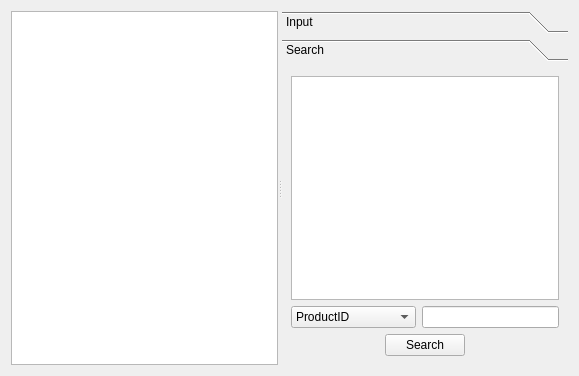
<?xml version="1.0" encoding="UTF-8"?>
<ui version="4.0">
 <class>ProductManager</class>
 <widget class="QWidget" name="ProductManager">
  <property name="geometry">
   <rect>
    <x>0</x>
    <y>0</y>
    <width>579</width>
    <height>376</height>
   </rect>
  </property>
  <property name="windowTitle">
   <string>Form</string>
  </property>
  <layout class="QHBoxLayout" name="horizontalLayout_2">
   <item>
    <widget class="QSplitter" name="splitter">
     <property name="orientation">
      <enum>Qt::Horizontal</enum>
     </property>
     <widget class="QTableView" name="tableView"/>
     <widget class="QToolBox" name="toolBox">
      <property name="currentIndex">
       <number>1</number>
      </property>
      <widget class="QWidget" name="InputPage">
       <property name="geometry">
        <rect>
         <x>0</x>
         <y>0</y>
         <width>326</width>
         <height>316</height>
        </rect>
       </property>
       <attribute name="label">
        <string>Input</string>
       </attribute>
       <layout class="QVBoxLayout" name="verticalLayout">
        <item>
         <layout class="QFormLayout" name="formLayout">
          <item row="0" column="0">
           <widget class="QLabel" name="label">
            <property name="text">
             <string>ProductID</string>
            </property>
           </widget>
          </item>
          <item row="1" column="0">
           <widget class="QLabel" name="label_2">
            <property name="text">
             <string>ProductName</string>
            </property>
           </widget>
          </item>
          <item row="2" column="0">
           <widget class="QLabel" name="label_3">
            <property name="text">
             <string>ProductCompany</string>
            </property>
           </widget>
          </item>
          <item row="3" column="0">
           <widget class="QLabel" name="label_4">
            <property name="text">
             <string>ProductPrice</string>
            </property>
           </widget>
          </item>
          <item row="0" column="1">
           <widget class="QLineEdit" name="PIDLineEdit">
            <property name="readOnly">
             <bool>true</bool>
            </property>
           </widget>
          </item>
          <item row="1" column="1">
           <widget class="QLineEdit" name="PNameLineEdit"/>
          </item>
          <item row="2" column="1">
           <widget class="QLineEdit" name="PCompanyLineEdit"/>
          </item>
          <item row="3" column="1">
           <widget class="QLineEdit" name="PPriceLineEdit"/>
          </item>
         </layout>
        </item>
        <item>
         <spacer name="verticalSpacer">
          <property name="orientation">
           <enum>Qt::Vertical</enum>
          </property>
          <property name="sizeHint" stdset="0">
           <size>
            <width>20</width>
            <height>169</height>
           </size>
          </property>
         </spacer>
        </item>
        <item>
         <layout class="QHBoxLayout" name="horizontalLayout_5">
          <item>
           <widget class="QLineEdit" name="RecentLineEdit"/>
          </item>
          <item>
           <widget class="QPushButton" name="RecentButton">
            <property name="text">
             <string>Recent</string>
            </property>
           </widget>
          </item>
         </layout>
        </item>
        <item>
         <layout class="QHBoxLayout" name="horizontalLayout">
          <item>
           <spacer name="horizontalSpacer">
            <property name="orientation">
             <enum>Qt::Horizontal</enum>
            </property>
            <property name="sizeHint" stdset="0">
             <size>
              <width>40</width>
              <height>20</height>
             </size>
            </property>
           </spacer>
          </item>
          <item>
           <widget class="QPushButton" name="InputButton">
            <property name="text">
             <string>Input</string>
            </property>
           </widget>
          </item>
          <item>
           <widget class="QPushButton" name="CancelButton">
            <property name="text">
             <string>Cancel</string>
            </property>
           </widget>
          </item>
          <item>
           <widget class="QPushButton" name="ModifyButton">
            <property name="text">
             <string>Modify</string>
            </property>
           </widget>
          </item>
          <item>
           <spacer name="horizontalSpacer_2">
            <property name="orientation">
             <enum>Qt::Horizontal</enum>
            </property>
            <property name="sizeHint" stdset="0">
             <size>
              <width>40</width>
              <height>20</height>
             </size>
            </property>
           </spacer>
          </item>
         </layout>
        </item>
       </layout>
      </widget>
      <widget class="QWidget" name="SearchPage">
       <property name="geometry">
        <rect>
         <x>0</x>
         <y>0</y>
         <width>326</width>
         <height>316</height>
        </rect>
       </property>
       <attribute name="label">
        <string>Search</string>
       </attribute>
       <layout class="QVBoxLayout" name="verticalLayout_2">
        <item>
         <widget class="QTableView" name="TBSearchView"/>
        </item>
        <item>
         <layout class="QHBoxLayout" name="horizontalLayout_4">
          <item>
           <widget class="QComboBox" name="SearchComboBox">
            <item>
             <property name="text">
              <string>ProductID</string>
             </property>
            </item>
            <item>
             <property name="text">
              <string>ProductName</string>
             </property>
            </item>
            <item>
             <property name="text">
              <string>ProductCompany</string>
             </property>
            </item>
            <item>
             <property name="text">
              <string>ProductPrice</string>
             </property>
            </item>
           </widget>
          </item>
          <item>
           <widget class="QLineEdit" name="SearchLineEdit"/>
          </item>
         </layout>
        </item>
        <item>
         <layout class="QHBoxLayout" name="horizontalLayout_3">
          <item>
           <spacer name="horizontalSpacer_3">
            <property name="orientation">
             <enum>Qt::Horizontal</enum>
            </property>
            <property name="sizeHint" stdset="0">
             <size>
              <width>40</width>
              <height>20</height>
             </size>
            </property>
           </spacer>
          </item>
          <item>
           <widget class="QPushButton" name="Search">
            <property name="text">
             <string>Search</string>
            </property>
           </widget>
          </item>
          <item>
           <spacer name="horizontalSpacer_4">
            <property name="orientation">
             <enum>Qt::Horizontal</enum>
            </property>
            <property name="sizeHint" stdset="0">
             <size>
              <width>40</width>
              <height>20</height>
             </size>
            </property>
           </spacer>
          </item>
         </layout>
        </item>
       </layout>
      </widget>
     </widget>
    </widget>
   </item>
  </layout>
 </widget>
 <resources/>
 <connections/>
</ui>
